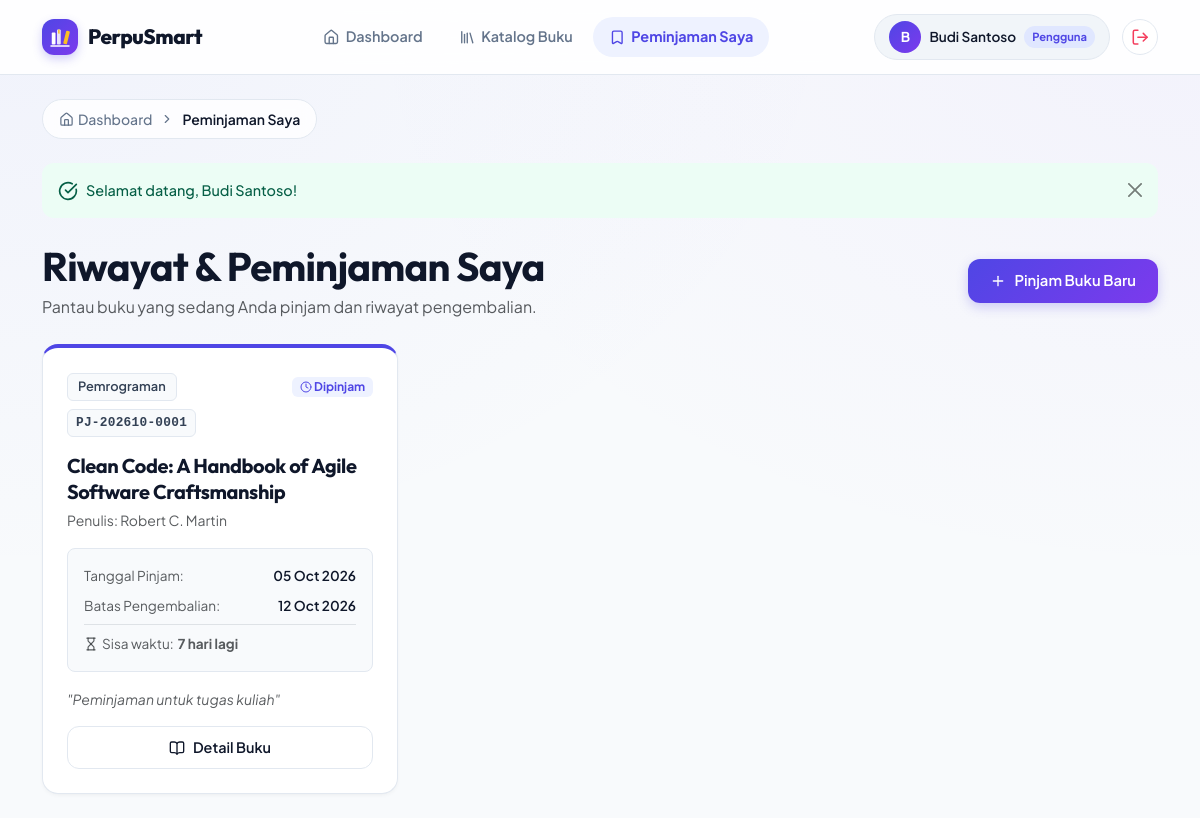
/index.php?page=user/peminjaman (signed in), run on the app's committed database.
### tables this page shows
CREATE TABLE IF NOT EXISTS peminjaman (
    id             INT UNSIGNED NOT NULL AUTO_INCREMENT,
    kode_pinjam    VARCHAR(30)  NOT NULL UNIQUE,
    user_id        INT UNSIGNED NOT NULL,
    buku_id        INT UNSIGNED NOT NULL,
    tanggal_pinjam DATE         NOT NULL,
    batas_kembali  DATE         NOT NULL,
    tanggal_kembali DATE        NULL,
    status         ENUM('dipinjam', 'dikembalikan', 'terlambat') NOT NULL DEFAULT 'dipinjam',
    denda          INT UNSIGNED NOT NULL DEFAULT 0,
    catatan        TEXT         NULL,
    created_at     TIMESTAMP    NOT NULL DEFAULT CURRENT_TIMESTAMP,
    updated_at     TIMESTAMP    NOT NULL DEFAULT CURRENT_TIMESTAMP ON UPDATE CURRENT_TIMESTAMP,
    PRIMARY KEY (id),
    CONSTRAINT fk_peminjaman_user FOREIGN KEY (user_id) REFERENCES users(id) ON DELETE CASCADE,
    CONSTRAINT fk_peminjaman_buku FOREIGN KEY (buku_id) REFERENCES buku(id) ON DELETE CASCADE,
    INDEX idx_user_id (user_id),
    INDEX idx_buku_id (buku_id),
    INDEX idx_status (status)
);

CREATE TABLE IF NOT EXISTS buku (
    id           INT UNSIGNED NOT NULL AUTO_INCREMENT,
    kode_buku    VARCHAR(20)  NOT NULL UNIQUE,
    judul        VARCHAR(255) NOT NULL,
    penulis      VARCHAR(150) NOT NULL,
    penerbit     VARCHAR(150) NOT NULL,
    tahun_terbit YEAR         NOT NULL,
    kategori     VARCHAR(100) NOT NULL,
    stok         INT UNSIGNED NOT NULL DEFAULT 0,
    deskripsi    TEXT,
    cover_url    VARCHAR(500) DEFAULT NULL,
    created_at   TIMESTAMP    NOT NULL DEFAULT CURRENT_TIMESTAMP,
    updated_at   TIMESTAMP    NOT NULL DEFAULT CURRENT_TIMESTAMP ON UPDATE CURRENT_TIMESTAMP,
    PRIMARY KEY (id),
    INDEX idx_judul    (judul),
    INDEX idx_penulis  (penulis),
    INDEX idx_kategori (kategori),
    INDEX idx_kode     (kode_buku)
);

### controllers/PeminjamanController.php (called while the page is built, shortened)
<?php
class PeminjamanController {
    private Peminjaman $peminjamanModel;
    public function __construct() {
        $this->peminjamanModel = new Peminjaman();
    }
    public function riwayatUser(): void {
        $userId = (int)$_SESSION['user_id'];
        $peminjamanList = $this->peminjamanModel->getByUserId($userId);
        require_once BASE_PATH . '/views/user/peminjaman/index.php';
    }
}

### config/config.php (called while the page is built, shortened)
<?php
function flash(string $key): string {
    if (isset($_SESSION[$key])) {
        $msg = $_SESSION[$key];
        return $msg;
    }
    return '';
}
function hasFlash(string $key): bool {
    return isset($_SESSION[$key]);
}
function e(string $str): string {
    return htmlspecialchars($str, ENT_QUOTES | ENT_SUBSTITUTE, 'UTF-8');
}

### config/database.php (called while the page is built, shortened)
<?php
class Database {
    private static ?PDO $instance = null;
    public static function getInstance(): PDO {
        if (self::$instance === null) {
            $dsn = sprintf(
                'mysql:host=%s;port=%s;dbname=%s;charset=utf8mb4',
                DB_HOST, DB_PORT, DB_NAME
            );
            $options = [
                PDO::ATTR_ERRMODE            => PDO::ERRMODE_EXCEPTION,
                PDO::ATTR_DEFAULT_FETCH_MODE => PDO::FETCH_ASSOC,
                PDO::ATTR_EMULATE_PREPARES   => false,
                PDO::MYSQL_ATTR_INIT_COMMAND => "SET NAMES utf8mb4 COLLATE utf8mb4_unicode_ci",
            ];
            try {
                self::$instance = new PDO($dsn, DB_USER, DB_PASS, $options);
            } catch (PDOException $e) {
                http_response_code(500);
                die('<div style="font-family:sans-serif;padding:2rem;color:#c0392b;">
                    <h2>⚠ Koneksi Database Gagal</h2>
                    <p>' . htmlspecialchars($e->getMessage()) . '</p>
                    <p>Pastikan MySQL sudah berjalan dan konfigurasi di <code>config/config.php</code> sudah benar.</p>
                </div>');
            }
        }
        return self::$instance;
    }
}

### models/Peminjaman.php (called while the page is built, shortened)
<?php
class Peminjaman {
    private PDO $db;
    public function __construct() {
        $this->db = Database::getInstance();
    }
    public function refreshStatusTerlambat(): void {
        $stmt = $this->db->prepare("
            UPDATE peminjaman
            SET status = 'terlambat'
            WHERE status = 'dipinjam' AND batas_kembali < CURDATE()
        ");
        $stmt->execute();
    }
    public function getByUserId(int $userId): array {
        $this->refreshStatusTerlambat();
        $stmt = $this->db->prepare("
            SELECT p.*,
                   b.judul AS buku_judul, b.kode_buku, b.penulis AS buku_penulis, b.cover_url, b.kategori AS buku_kategori,
                   DATEDIFF(CURDATE(), p.batas_kembali) AS hari_lewat
            FROM peminjaman p
            JOIN buku b ON p.buku_id = b.id
            WHERE p.user_id = :uid
            ORDER BY p.id DESC
        ");
        $stmt->execute([':uid' => $userId]);
        return $stmt->fetchAll();
    }
}

### views/user/peminjaman/index.php (the view, shortened to what this page needs)
<?php require_once BASE_PATH . '/views/layouts/header.php'; ?>
<?php require_once BASE_PATH . '/views/layouts/navbar_user.php'; ?>
<div class="ps-user-layout">
    <div class="container-xl py-4">
        <nav class="ps-breadcrumb mb-4">
            <a href="<?= BASE_URL ?>/index.php?page=user/dashboard">
                <i data-lucide="home" style="width:15px;height:15px"></i> Dashboard
            </a>
            <i data-lucide="chevron-right" style="width:14px;height:14px"></i>
            <span>Peminjaman Saya</span>
        </nav>
        <?php if (hasFlash('flash_success')): ?>
            <div class="alert alert-success alert-dismissible fade show d-flex align-items-center gap-2 mb-4" role="alert">
                <i data-lucide="check-circle" style="width:20px;height:20px;flex-shrink:0;"></i>
                <div><?= e(flash('flash_success')) ?></div>
                <button type="button" class="btn-close ms-auto" data-bs-dismiss="alert" aria-label="Close"></button>
            </div>
        <?php endif; ?>
        <div class="d-flex flex-column flex-md-row justify-content-between align-items-md-center gap-3 mb-4">
            <div>
                <h1 class="ps-dashboard-title mb-1">Riwayat & Peminjaman Saya</h1>
                <p class="text-muted mb-0">Pantau buku yang sedang Anda pinjam dan riwayat pengembalian.</p>
            </div>
            <a href="<?= BASE_URL ?>/index.php?page=user/buku" class="ps-btn-primary d-inline-flex align-items-center gap-2">
                <i data-lucide="plus"></i> Pinjam Buku Baru
            </a>
        </div>
        <?php if (empty($peminjamanList)): ?>
            <div class="ps-card text-center py-5">
                <div class="mb-3" style="color: var(--ps-primary);">
                    <i data-lucide="bookmark" style="width: 54px; height: 54px;"></i>
                </div>
                <h4 class="fw-bold mb-2">Belum Ada Peminjaman</h4>
                <p class="text-muted mb-4">Anda belum pernah meminjam buku dari perpustakaan.</p>
                <a href="<?= BASE_URL ?>/index.php?page=user/buku" class="ps-btn-primary d-inline-flex align-items-center gap-2">
                    <i data-lucide="book-open"></i> Buka Katalog Buku Sekarang
                </a>
            </div>
        <?php else: ?>
            <div class="row g-4">
                <?php foreach ($peminjamanList as $item): ?>
                    <?php
                        $isTerlambat = ($item['status'] === 'terlambat') || ($item['status'] === 'dipinjam' && strtotime($item['batas_kembali']) < strtotime(date('Y-m-d')));
                        $isKembali   = ($item['status'] === 'dikembalikan');
                    ?>
                    <div class="col-12 col-md-6 col-lg-4">
                        <div class="ps-card h-100 d-flex flex-column p-4" style="border-top: 4px solid <?= $isKembali ? 'var(--ps-success)' : ($isTerlambat ? 'var(--ps-danger)' : 'var(--ps-primary)') ?>;">
                            <div class="d-flex justify-content-between align-items-start mb-3">
                                <div>
                                    <span class="ps-kategori-badge">
                                        <?= e($item['buku_kategori']) ?>
                                    </span>
                                    <div class="text-muted small mt-2">
                                        <code class="ps-code-badge"><?= e($item['kode_pinjam']) ?></code>
                                    </div>
                                </div>
                                <div>
                                    <?php if ($isKembali): ?>
                                        <span class="badge ps-badge-success d-flex align-items-center gap-1">
                                            <i data-lucide="check" style="width:12px;height:12px"></i> Selesai
                                        </span>
                                    <?php elseif ($isTerlambat): ?>
                                        <span class="badge ps-badge-danger d-flex align-items-center gap-1">
                                            <i data-lucide="alert-circle" style="width:12px;height:12px"></i> Terlambat
                                        </span>
                                    <?php else: ?>
                                        <span class="badge" style="background: var(--ps-primary-light); color: var(--ps-primary); font-weight:700;" class="d-flex align-items-center gap-1">
                                            <i data-lucide="clock" style="width:12px;height:12px;display:inline-block;vertical-align:-2px;"></i> Dipinjam
                                        </span>
                                    <?php endif; ?>
                                </div>
                            </div>
                            <h5 class="fw-bold mb-1" style="line-height: 1.3;">
                                <a href="<?= BASE_URL ?>/index.php?page=user/buku/show&id=<?= $item['buku_id'] ?>" class="text-decoration-none text-reset">
                                    <?= e($item['buku_judul']) ?>
                                </a>
                            </h5>
                            <p class="text-muted small mb-3">Penulis: <?= e($item['buku_penulis']) ?></p>
                            <div class="p-3 mb-3 rounded-3" style="background: var(--ps-bg); border: 1px solid var(--ps-border); font-size: 0.85rem;">
                                <div class="d-flex justify-content-between mb-2">
                                    <span class="text-muted">Tanggal Pinjam:</span>
                                    <span class="fw-semibold"><?= date('d M Y', strtotime($item['tanggal_pinjam'])) ?></span>
                                </div>
                                <div class="d-flex justify-content-between mb-2">
                                    <span class="text-muted">Batas Pengembalian:</span>
                                    <span class="fw-semibold <?= $isTerlambat && !$isKembali ? 'text-danger' : '' ?>">
                                        <?= date('d M Y', strtotime($item['batas_kembali'])) ?>
                                    </span>
                                </div>
                                <?php if ($isKembali): ?>
                                    <div class="d-flex justify-content-between text-success pt-2 border-top">
                                        <span>Tanggal Kembali:</span>
                                        <span class="fw-bold"><?= date('d M Y', strtotime($item['tanggal_kembali'])) ?></span>
                                    </div>
                                    <?php if ($item['denda'] > 0): ?>
                                        <div class="d-flex justify-content-between text-danger pt-1">
                                            <span>Denda Dibayar:</span>
                                            <span class="fw-bold">Rp <?= number_format($item['denda'], 0, ',', '.') ?></span>
                                        </div>
                                    <?php endif; ?>
                                <?php else: ?>
                                    <?php
                                        $hariSisa = (int)ceil((strtotime($item['batas_kembali']) - strtotime(date('Y-m-d'))) / 86400);
                                    ?>
                                    <div class="pt-2 border-top">
                                        <?php if ($hariSisa < 0): ?>
                                            <div class="text-danger fw-bold d-flex align-items-center gap-1">
                                                <i data-lucide="alert-octagon" style="width:14px;height:14px"></i>
                                                Lewat <?= abs($hariSisa) ?> hari (Estimasi Denda: Rp <?= number_format(abs($hariSisa) * 1000, 0, ',', '.') ?>)
                                            </div>
                                        <?php else: ?>
                                            <div class="text-muted d-flex align-items-center gap-1">
                                                <i data-lucide="hourglass" style="width:14px;height:14px"></i>
                                                Sisa waktu: <strong><?= $hariSisa ?> hari lagi</strong>
                                            </div>
                                        <?php endif; ?>
                                    </div>
                                <?php endif; ?>
                            </div>
                            <?php if ($item['catatan']): ?>
                                <p class="small text-muted mb-3 fst-italic">
                                    "<?= e($item['catatan']) ?>"
                                </p>
                            <?php endif; ?>
                            <div class="mt-auto">
                                <a href="<?= BASE_URL ?>/index.php?page=user/buku/detail&id=<?= $item['buku_id'] ?>" class="ps-btn-ghost w-100 d-flex align-items-center justify-content-center gap-2">
                                    <i data-lucide="book-open"></i> Detail Buku
                                </a>
                            </div>
                        </div>
                    </div>
                <?php endforeach; ?>
            </div>
        <?php endif; ?>
    </div>
</div>
<?php require_once BASE_PATH . '/views/layouts/footer.php'; ?>

### data on the page
peminjaman: buku.kategori "Pemrograman", kode_pinjam "PJ-202610-0001", status "dipinjam" (drawn), buku.judul "Clean Code: A Handbook of Agile Software Craftsmanship", buku.penulis "Robert C. Martin", tanggal_pinjam "05 Oct 2026", batas_kembali "12 Oct 2026", batas_kembali "7", catatan "Peminjaman untuk tugas kuliah"

### other printed values
substr($user['nama'], 0, 1) "B"
$user['nama'] "Budi Santoso"
flash('flash_success') "Selamat datang, Budi Santoso!"
